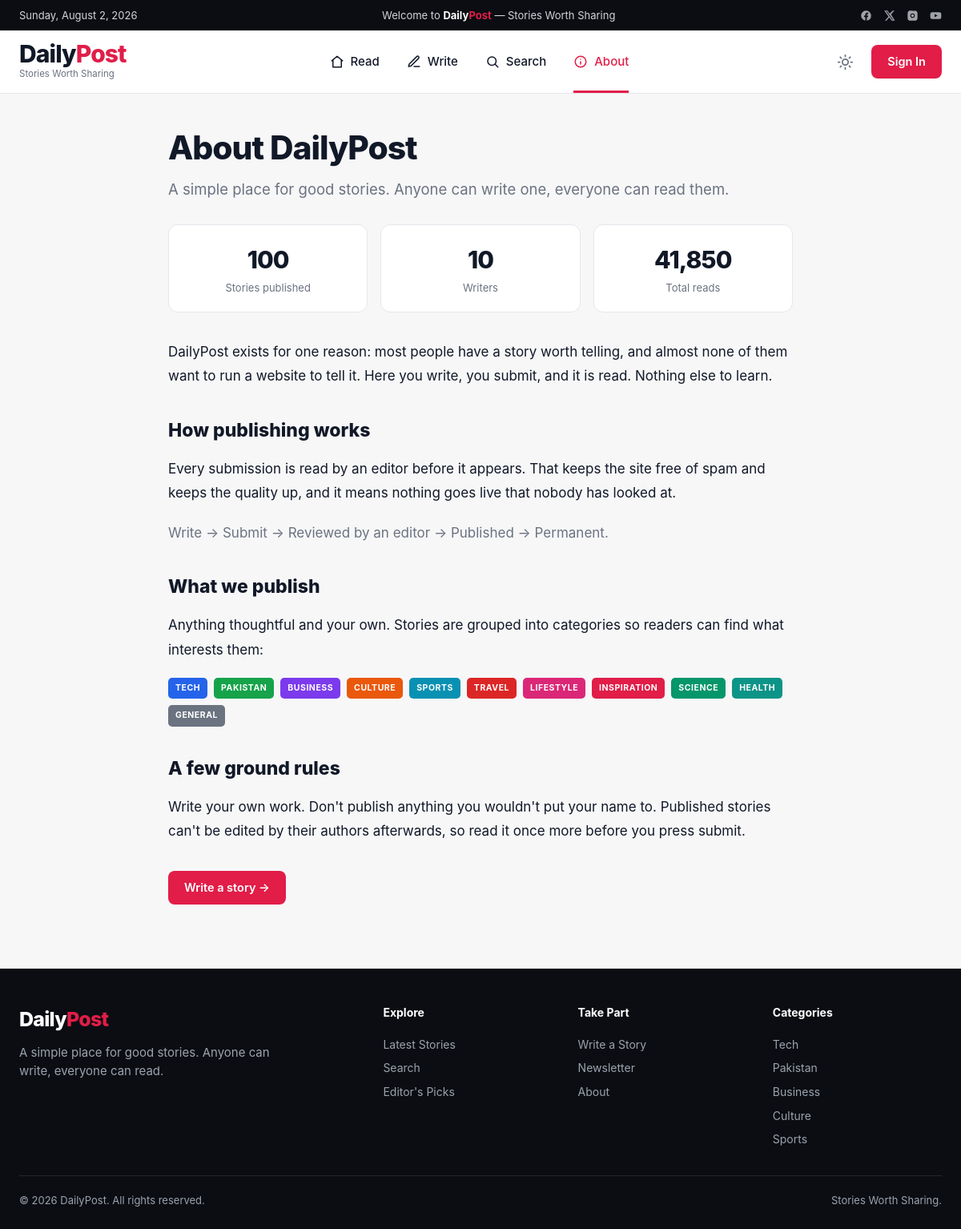
Page /about.php on the committed database.
### tables this page shows
CREATE TABLE IF NOT EXISTS `categories` (
  `slug` varchar(40) NOT NULL,
  `name` varchar(60) NOT NULL,
  `badge_color` varchar(20) NOT NULL,
  `default_image` varchar(500) NOT NULL,
  `sort_order` int(11) NOT NULL DEFAULT 0,
  PRIMARY KEY (`slug`)
);

### includes/helpers.php (called while the page is built, shortened)
<?php
function e(?string $value): string
{
    return htmlspecialchars($value ?? '', ENT_QUOTES, 'UTF-8');
}

### about.php (the view, shortened to what this page needs)
<?php
require 'config/db.php';
$categories = [];
foreach ($pdo->query("SELECT * FROM categories ORDER BY sort_order") as $c) {
    $categories[$c['slug']] = $c;
}
$stats = $pdo->query(
    "SELECT COUNT(*) AS stories, COUNT(DISTINCT author) AS authors, SUM(views) AS views
     FROM stories WHERE status = 'published'"
)->fetch();
$active_nav = 'about';
require 'includes/header.php';
?>
<div class="wrap">
<div class="article">
  <h1>About DailyPost</h1>
  <p class="lead">
    A simple place for good stories. Anyone can write one, everyone can read them.
  </p>
  <div style="display:grid;grid-template-columns:repeat(3,1fr);gap:16px;margin:28px 0 34px">
    <?php foreach ([
      ['Stories published', number_format((int) $stats['stories'])],
      ['Writers',           number_format((int) $stats['authors'])],
      ['Total reads',       number_format((int) $stats['views'])],
    ] as [$label, $value]): ?>
      <div style="background:var(--surface);border:1px solid var(--border);border-radius:var(--radius);padding:20px;text-align:center">
        <div style="font-size:30px;font-weight:800;letter-spacing:-.03em"><?= $value ?></div>
        <div style="font-size:13px;color:var(--text-muted);margin-top:2px"><?= $label ?></div>
      </div>
    <?php endforeach; ?>
  </div>
  <div class="content">
    <p>
      DailyPost exists for one reason: most people have a story worth telling, and
      almost none of them want to run a website to tell it. Here you write, you
      submit, and it is read. Nothing else to learn.
    </p>
    <h2 style="font-size:23px;font-weight:800;margin:32px 0 12px">How publishing works</h2>
    <p>
      Every submission is read by an editor before it appears. That keeps the site
      free of spam and keeps the quality up, and it means nothing goes live that
      nobody has looked at.
    </p>
    <p style="color:var(--text-muted)">
      Write → Submit → Reviewed by an editor → Published → Permanent.
    </p>
    <h2 style="font-size:23px;font-weight:800;margin:32px 0 12px">What we publish</h2>
    <p>
      Anything thoughtful and your own. Stories are grouped into categories so
      readers can find what interests them:
    </p>
    <p style="display:flex;flex-wrap:wrap;gap:8px">
      <?php foreach ($categories as $c): ?>
        <a href="search.php?category=<?= e($c['slug']) ?>" class="badge"
           style="position:static;background:<?= e($c['badge_color']) ?>"><?= e($c['name']) ?></a>
      <?php endforeach; ?>
    </p>
    <h2 style="font-size:23px;font-weight:800;margin:32px 0 12px">A few ground rules</h2>
    <p>
      Write your own work. Don't publish anything you wouldn't put your name to.
      Published stories can't be edited by their authors afterwards, so read it
      once more before you press submit.
    </p>
  </div>
  <a class="btn" href="write.php">Write a story →</a>
</div>
</div>
<?php require 'includes/footer.php'; ?>

### includes/header.php (shortened to what this page needs)
<?php
$active_nav       = $active_nav       ?? '';
?><!doctype html>
<html lang="en">
<head>
<link rel="stylesheet" href="<?= $base ?? '' ?>assets/css/dailypost.css">
</head>
<body>
<div class="topbar">
  <div class="wrap">
    <span class="date"><?= date('l, F j, Y') ?></span>
    <span class="welcome">Welcome to <b>Daily<span>Post</span></b> — Stories Worth Sharing</span>
    <span class="socials">
      <a href="#" aria-label="Facebook"><svg viewBox="0 0 24 24"><path d="M22 12a10 10 0 1 0-11.6 9.9v-7H7.9V12h2.5V9.8c0-2.5 1.5-3.9 3.8-3.9 1.1 0 2.2.2 2.2.2v2.5h-1.3c-1.2 0-1.6.8-1.6 1.6V12h2.8l-.4 2.9h-2.4v7A10 10 0 0 0 22 12z"/></svg></a>
      <a href="#" aria-label="X"><svg viewBox="0 0 24 24"><path d="M18.9 2H22l-6.7 7.7L23 22h-6.2l-4.9-6.4L6.3 22H3.2l7.2-8.2L2 2h6.3l4.4 5.8L18.9 2zm-1.1 18h1.7L7.3 3.7H5.5L17.8 20z"/></svg></a>
      <a href="#" aria-label="Instagram"></a>
      <a href="#" aria-label="YouTube"><svg viewBox="0 0 24 24"><path d="M23 12s0-3.2-.4-4.7c-.2-.8-.9-1.5-1.7-1.7C19.3 5.2 12 5.2 12 5.2s-7.3 0-8.9.4c-.8.2-1.5.9-1.7 1.7C1 8.8 1 12 1 12s0 3.2.4 4.7c.2.8.9 1.5 1.7 1.7 1.6.4 8.9.4 8.9.4s7.3 0 8.9-.4c.8-.2 1.5-.9 1.7-1.7.4-1.5.4-4.7.4-4.7zM9.7 15.1V8.9l6.1 3.1-6.1 3.1z"/></svg></a>
    </span>
  </div>
</div>
<header class="site-header">
  <div class="wrap">
    <a class="logo" href="<?= $base ?? '' ?>index.php">
      <div class="name">Daily<span>Post</span></div>
      <div class="tag">Stories Worth Sharing</div>
    </a>
    <nav class="mainnav">
      <a href="<?= $base ?? '' ?>index.php" class="<?= $active_nav === 'read' ? 'active' : '' ?>">
        <svg viewBox="0 0 24 24"><path d="M3 10.5 12 3l9 7.5"/><path d="M5 9.5V21h14V9.5"/></svg>
        <span>Read</span>
      </a>
      <a href="<?= $base ?? '' ?>write.php" class="<?= $active_nav === 'write' ? 'active' : '' ?>">
        <svg viewBox="0 0 24 24"><path d="M12 20h9"/><path d="M16.5 3.5a2.1 2.1 0 0 1 3 3L7 19l-4 1 1-4 12.5-12.5z"/></svg>
        <span>Write</span>
      </a>
      <a href="<?= $base ?? '' ?>search.php" class="<?= $active_nav === 'search' ? 'active' : '' ?>">
        <svg viewBox="0 0 24 24"><circle cx="11" cy="11" r="7"/><path d="m21 21-4.3-4.3"/></svg>
        <span>Search</span>
      </a>
      <a href="<?= $base ?? '' ?>about.php" class="<?= $active_nav === 'about' ? 'active' : '' ?>">
        <svg viewBox="0 0 24 24"><circle cx="12" cy="12" r="9"/><path d="M12 16v-4"/><path d="M12 8h.01"/></svg>
        <span>About</span>
      </a>
    </nav>
    <div class="header-actions">
      <button class="theme-toggle" id="themeToggle" aria-label="Switch between light and dark">
        <svg class="sun" viewBox="0 0 24 24"><circle cx="12" cy="12" r="4.2"/><path d="M12 2v2M12 20v2M4.9 4.9l1.4 1.4M17.7 17.7l1.4 1.4M2 12h2M20 12h2M4.9 19.1l1.4-1.4M17.7 6.3l1.4-1.4"/></svg>
      </button>
      <a class="btn" href="<?= $base ?? '' ?>admin/login.php">Sign In</a>
    </div>
  </div>
</header>

### includes/footer.php (shortened to what this page needs)
<footer class="site-footer">
  <div class="wrap">
    <div class="cols">
      <div>
        <div class="brand">Daily<span>Post</span></div>
        <p style="margin:10px 0 0;max-width:320px">
          A simple place for good stories. Anyone can write, everyone can read.
        </p>
      </div>
      <div>
        <h4>Explore</h4>
        <a href="<?= $base ?? '' ?>index.php">Latest Stories</a>
        <a href="<?= $base ?? '' ?>search.php">Search</a>
        <a href="<?= $base ?? '' ?>index.php#picks">Editor's Picks</a>
      </div>
      <div>
        <h4>Take Part</h4>
        <a href="<?= $base ?? '' ?>write.php">Write a Story</a>
        <a href="<?= $base ?? '' ?>index.php#newsletter">Newsletter</a>
        <a href="<?= $base ?? '' ?>about.php">About</a>
      </div>
      <div>
        <h4>Categories</h4>
        <?php
        foreach (array_slice($categories ?? [], 0, 5) as $c):
        ?>
          <a href="<?= $base ?? '' ?>search.php?category=<?= e($c['slug']) ?>"><?= e($c['name']) ?></a>
        <?php endforeach; ?>
      </div>
    </div>
    <div class="base">
      <span>© <?= date('Y') ?> DailyPost. All rights reserved.</span>
      <span>Stories Worth Sharing.</span>
    </div>
  </div>
</footer>
</body>
</html>

### assets/css/dailypost.css (style rules this page uses)
:root { --accent: #e11d48; --accent-hover: #be123c; --bg: #f7f7f8; --surface: #ffffff; --surface-2: #f3f4f6; --text: #111827; --text-muted: #6b7280; --border: #e5e7eb; --topbar-bg: #0b0d12; --topbar-text: #d1d5db; --shadow: 0 1px 3px rgba(0,0,0,.06), 0 1px 2px rgba(0,0,0,.04); --shadow-lg: 0 10px 30px rgba(0,0,0,.10); --radius: 12px; --max: 1440px; }
* { box-sizing: border-box; }
html { scroll-behavior: smooth; }
body { margin: 0; background: var(--bg); color: var(--text); font-family: -apple-system, BlinkMacSystemFont, "Segoe UI", Roboto, "Helvetica Neue", Arial, sans-serif; font-size: 15px; line-height: 1.55; -webkit-font-smoothing: antialiased; transition: background .2s, color .2s; }
a { color: inherit; text-decoration: none; }
.wrap { max-width: var(--max); margin: 0 auto; padding: 0 24px; }
.topbar { background: var(--topbar-bg); color: var(--topbar-text); font-size: 13px; }
.topbar .wrap { display: flex; align-items: center; justify-content: space-between; gap: 16px; height: 38px; }
.topbar .welcome b { color: #fff; }
.topbar .welcome b span { color: var(--accent); }
.topbar .socials { display: flex; gap: 14px; }
.topbar .socials a { opacity: .75; display: grid; place-items: center; }
.topbar .socials svg { width: 15px; height: 15px; fill: currentColor; }
.site-header { background: var(--surface); border-bottom: 1px solid var(--border); position: sticky; top: 0; z-index: 50; }
.site-header .wrap { display: flex; align-items: center; gap: 28px; height: 78px; }
.logo { flex-shrink: 0; }
.logo .name { font-size: 30px; font-weight: 800; letter-spacing: -.03em; line-height: 1; }
.logo .name span { color: var(--accent); }
.logo .tag { font-size: 11.5px; color: var(--text-muted); margin-top: 2px; }
.mainnav { display: flex; gap: 34px; margin: 0 auto; height: 100%; align-items: center; }
.mainnav a { display: flex; align-items: center; gap: 8px; font-size: 15px; font-weight: 500; color: var(--text); height: 100%; border-bottom: 3px solid transparent; padding-top: 3px; }
.mainnav a.active { color: var(--accent); border-bottom-color: var(--accent); }
.mainnav svg { width: 18px; height: 18px; fill: none; stroke: currentColor; stroke-width: 2; stroke-linecap: round; stroke-linejoin: round; }
.header-actions { display: flex; align-items: center; gap: 16px; flex-shrink: 0; }
.theme-toggle { background: none; border: 0; color: var(--text-muted); cursor: pointer; padding: 6px; display: grid; place-items: center; border-radius: 8px; }
.theme-toggle svg { width: 21px; height: 21px; fill: none; stroke: currentColor; stroke-width: 2; stroke-linecap: round; }
.btn { display: inline-flex; align-items: center; justify-content: center; gap: 8px; border: 0; border-radius: 8px; padding: 10px 20px; font-size: 14.5px; font-weight: 600; font-family: inherit; cursor: pointer; background: var(--accent); color: #fff; transition: background .15s; }
.badge { position: absolute; top: 11px; left: 11px; padding: 4px 9px; border-radius: 5px; font-size: 10.5px; font-weight: 700; letter-spacing: .05em; color: #fff; text-transform: uppercase; z-index: 2; }
.article { max-width: 780px; margin: 0 auto; padding: 30px 0 60px; }
.article h1 { font-size: clamp(28px,3.4vw,42px); line-height: 1.15; margin: 14px 0; font-weight: 800; letter-spacing: -.025em; }
.article .lead { font-size: 18.5px; color: var(--text-muted); margin: 0 0 22px; line-height: 1.6; }
.article .content { font-size: 17px; line-height: 1.78; margin: 26px 0 34px; }
.article .content p { margin: 0 0 20px; }
.site-footer { background: var(--topbar-bg); color: #9ca3af; padding: 44px 0 26px; margin-top: 20px; }
.site-footer .cols { display: grid; grid-template-columns: 2fr 1fr 1fr 1fr; gap: 32px; }
.site-footer h4 { color: #fff; font-size: 14px; margin: 0 0 14px; font-weight: 700; }
.site-footer a { display: block; padding: 4px 0; font-size: 14px; }
.site-footer .brand { font-size: 25px; font-weight: 800; color: #fff; letter-spacing: -.03em; }
.site-footer .brand span { color: var(--accent); }
.site-footer .base { margin-top: 30px; padding-top: 20px; border-top: 1px solid rgba(255,255,255,.1); display: flex; justify-content: space-between; gap: 16px; font-size: 13px; flex-wrap: wrap; }

### rows in the picture
categories: name "TECH", name "Tech"
categories: name "PAKISTAN", name "Pakistan"
categories: name "BUSINESS", name "Business"
categories: name "CULTURE", name "Culture"
categories: name "SPORTS", name "Sports"
categories: name "TRAVEL"
categories: name "LIFESTYLE"
categories: name "INSPIRATION"
categories: name "SCIENCE"
categories: name "HEALTH"
categories: name "GENERAL"

### other values in the picture
$value "100"
$label "Stories published"
$value "10"
$label "Writers"
$value "41,850"
$label "Total reads"
